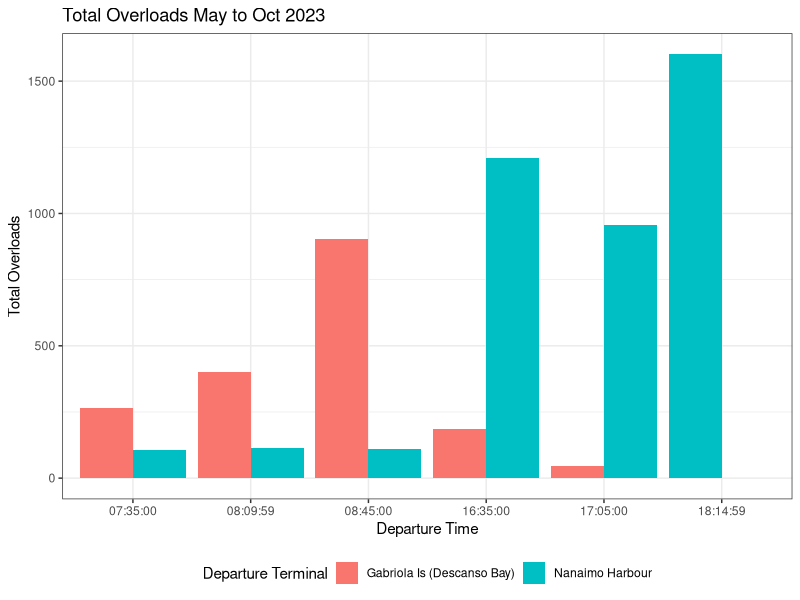
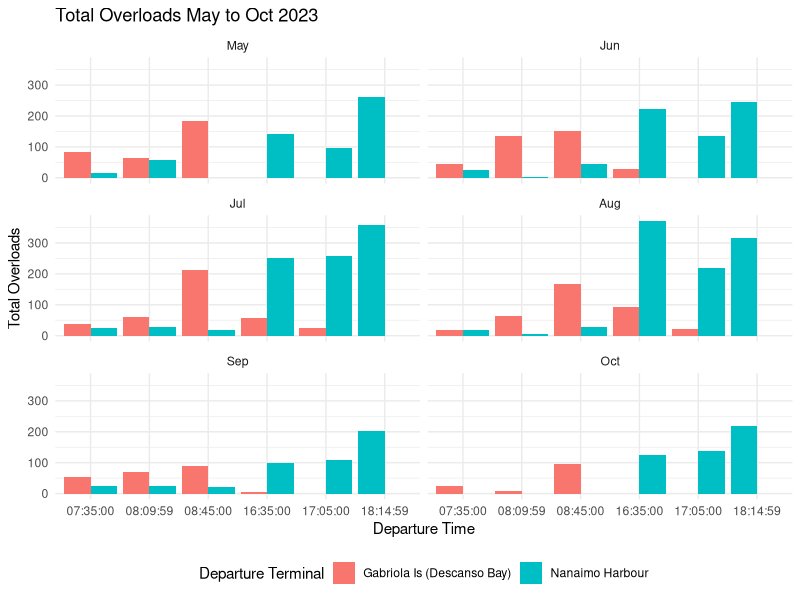

These figures' R source, in order:
## ---- chunk 1
#knitr::opts_chunk$set(echo = TRUE)
## ---- chunk 2
library("readr")
library("readxl")
library("ggplot2")
library("dplyr")
library("lubridate")

df <- read_excel("data/Rte 19 - Sail by Sail May 2023 - October 2023 single leg.xlsx", 
     col_types = c("text", "text", "text", 
         "text", "numeric", "date", "date", 
         "numeric", "numeric", "numeric", 
         "numeric", "numeric", "numeric", 
         "numeric", "numeric", "numeric", 
         "numeric", "numeric", "numeric", 
         "numeric"))

df$Hour <- as.numeric(format(df$`Sched Dept Ts`, '%H'))
df$Year <- as.numeric(format(df$`Sched Dept Ts`, '%Y'))
df$Month <- format(df$`Sched Dept Ts`, '%b')
df$Day <- as.numeric(format(df$`Sched Dept Ts`, '%d'))
df$Month <- factor(df$Month, levels = c("May", "Jun", "Jul", "Aug", "Sep", "Oct"))
## ---- chunk 3
#So, what I’d like to see is a comparison of the vehicle loads on the 7:35, 8:10 and 8:45 sailings from both Gabriola and Nanaimo in the mornings, with those on the 4:35, 5:05 and 6:15 sailings from Nanaimo in the evenings. If we could get average numbers (% loads, and size of overloads) for each month of the year, that would be ideal.


df <- df %>% mutate(DayOfWeek = wday(`Sched Dept Ts`, label = TRUE))
df <- df %>% mutate(date_time_dept = format(df$`Sched Dept Ts`, "%H:%M:%S"))
df_am_pm = df %>% filter(date_time_dept %in% c("07:35:00", "08:09:59", "08:45:00", "16:35:00", "17:05:00", "18:14:59"))


summary_data <- df_am_pm %>%
  group_by(date_time_dept, `Departure Terminal`) %>%
  summarize(TotalVehicles = sum(`Total Veh`),
            TotalPassengers = sum(`Total Pass`), 
            TotalOL = sum(`Total O/L`))

# Total Vehicles by Time of Day as Faceted Bar Graph, split by Departure Terminal
ggplot(summary_data, aes(x = date_time_dept, y = TotalOL, fill = `Departure Terminal`)) +
  geom_bar(stat = "identity", position = position_dodge(preserve="single")) +
  labs(title = "Total Overloads May to Oct 2023",
       x = "Departure Time",
       y = "Total Overloads")  +
  theme_bw() + theme(legend.position="bottom")

summary_data <- df_am_pm %>%
  group_by(date_time_dept, Month, `Departure Terminal`) %>%
  summarize(TotalVehicles = sum(`Total Veh`),
            TotalPassengers = sum(`Total Pass`),
            TotalOL = sum(`Total O/L`))

# Total Vehicles by Time of Day as Faceted Bar Graph, split by Departure Terminal
ggplot(summary_data, aes(x = date_time_dept, y = TotalOL, fill = `Departure Terminal`)) +
  geom_bar(stat = "identity", position = position_dodge(preserve="single")) +
  facet_wrap(~Month, ncol = 2) +
  labs(title = "Total Overloads May to Oct 2023",
       x = "Departure Time",
       y = "Total Overloads")  +
  theme_minimal() + theme(legend.position="bottom")

## ---- chunk 4
#summary_data_over_time = summary_data_over_time %>% mutate(passengerperVehicle=SumTotalPassengers/SumTotalVehicles)
#sum_totals = summary_data_over_time %>% group_by(Ferry) %>% summarise(SumTotalVehicles = sum(SumTotalVehicles), SumTotalPassengers = sum(SumTotalPassengers), passengerperVehicle=mean(SumTotalPassengers/SumTotalVehicles))
#sum_total = summary_data %>% mutate(passengerperVehicle=SumTotalPassengers/SumTotalVehicles)
#knitr::kable(summary_data_over_time)
knitr::kable(summary_data)
